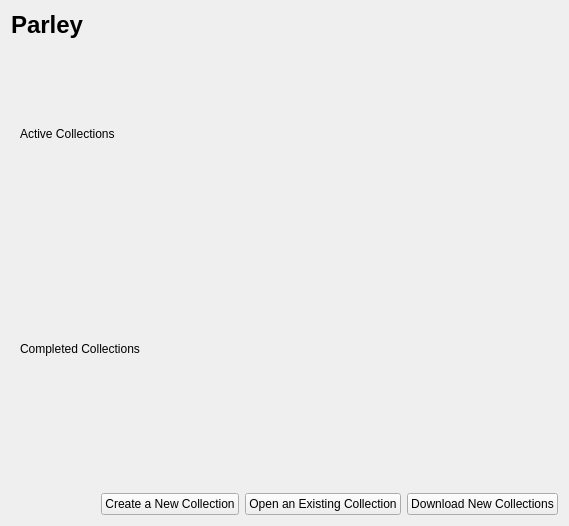
<?xml version="1.0" encoding="UTF-8"?>
<ui version="4.0">
 <class>Dashboard</class>
 <widget class="QWidget" name="Dashboard">
  <property name="geometry">
   <rect>
    <x>0</x>
    <y>0</y>
    <width>569</width>
    <height>526</height>
   </rect>
  </property>
  <property name="windowTitle">
   <string>Parley</string>
  </property>
  <layout class="QGridLayout" name="gridLayout">
   <item row="2" column="0" colspan="4">
    <widget class="QScrollArea" name="scrollArea">
     <property name="frameShape">
      <enum>QFrame::NoFrame</enum>
     </property>
     <property name="widgetResizable">
      <bool>true</bool>
     </property>
     <widget class="QWidget" name="scrollAreaWidgetContents">
      <property name="geometry">
       <rect>
        <x>0</x>
        <y>0</y>
        <width>551</width>
        <height>437</height>
       </rect>
      </property>
      <layout class="QGridLayout" name="gridLayout_2">
       <item row="0" column="0">
        <widget class="QLabel" name="recentLabel">
         <property name="text">
          <string>Active Collections</string>
         </property>
        </widget>
       </item>
       <item row="1" column="0">
        <spacer name="verticalSpacer1">
         <property name="orientation">
          <enum>Qt::Vertical</enum>
         </property>
         <property name="sizeType">
          <enum>QSizePolicy::Fixed</enum>
         </property>
         <property name="sizeHint" stdset="0">
          <size>
           <width>20</width>
           <height>25</height>
          </size>
         </property>
        </spacer>
       </item>
       <item row="2" column="0">
        <spacer name="verticalSpacer2">
         <property name="orientation">
          <enum>Qt::Vertical</enum>
         </property>
         <property name="sizeType">
          <enum>QSizePolicy::Fixed</enum>
         </property>
         <property name="sizeHint" stdset="0">
          <size>
           <width>20</width>
           <height>25</height>
          </size>
         </property>
        </spacer>
       </item>
       <item row="3" column="0">
        <widget class="QLabel" name="completedLabel">
         <property name="text">
          <string>Completed Collections</string>
         </property>
        </widget>
       </item>
       <item row="4" column="0">
        <spacer name="verticalSpacer3">
         <property name="orientation">
          <enum>Qt::Vertical</enum>
         </property>
         <property name="sizeType">
          <enum>QSizePolicy::Fixed</enum>
         </property>
         <property name="sizeHint" stdset="0">
          <size>
           <width>20</width>
           <height>25</height>
          </size>
         </property>
        </spacer>
       </item>
       <item row="5" column="0">
        <spacer name="verticalSpacer4">
         <property name="orientation">
          <enum>Qt::Vertical</enum>
         </property>
         <property name="sizeType">
          <enum>QSizePolicy::Fixed</enum>
         </property>
         <property name="sizeHint" stdset="0">
          <size>
           <width>20</width>
           <height>25</height>
          </size>
         </property>
        </spacer>
       </item>
      </layout>
     </widget>
    </widget>
   </item>
   <item row="5" column="1">
    <widget class="QPushButton" name="newButton">
     <property name="text">
      <string>Create a New Collection</string>
     </property>
    </widget>
   </item>
   <item row="5" column="2">
    <widget class="QPushButton" name="openButton">
     <property name="text">
      <string>Open an Existing Collection</string>
     </property>
    </widget>
   </item>
   <item row="5" column="3">
    <widget class="QPushButton" name="ghnsButton">
     <property name="text">
      <string>Download New Collections</string>
     </property>
    </widget>
   </item>
   <item row="0" column="0" colspan="2">
    <widget class="QLabel" name="headingLabel">
     <property name="text">
      <string>&lt;h1&gt;Parley&lt;/h1&gt;</string>
     </property>
    </widget>
   </item>
  </layout>
 </widget>
 <resources/>
 <connections/>
</ui>
